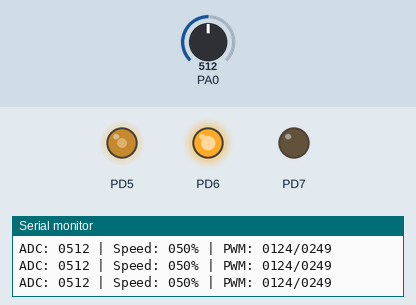
Simulated run of this program. Board: ATmega32, built with avr-gcc and emulated at 16 MHz. On the bench: output pins drawn as LEDs (lit = HIGH), the last lines printed to the serial monitor. The inputs (shaded band) are chosen by the test bench; at power-on: PA0 = 512.

Above: at 1.2 s.
1.3 s: PA0 set to 716
At 2.1 s:
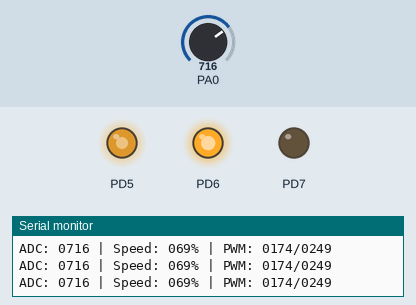
2.8 s: PA0 set to 900
At 4.2 s:
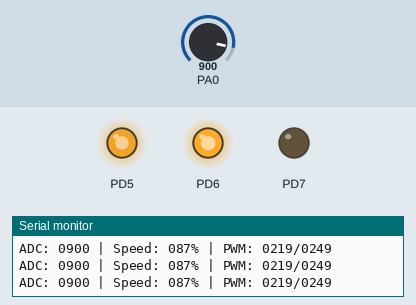
4.5 s: PA0 set to 122
At 5.5 s:
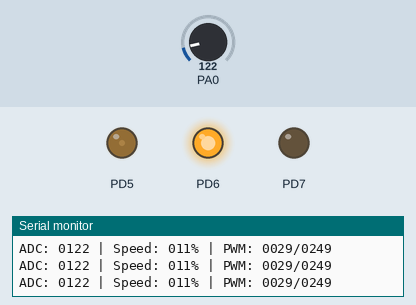
6.2 s: PA0 set to 0
At 7.6 s:
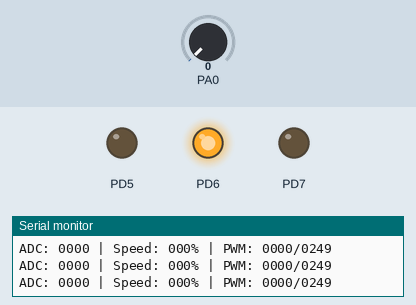
7.9 s: PA0 set to 511
At 8.9 s:
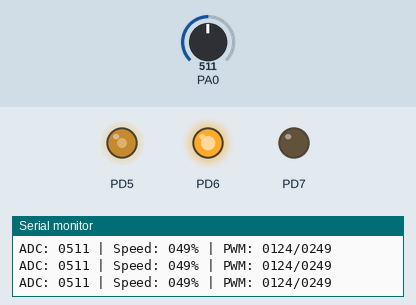
Timing chart, 0 to 10.6 s (numbered marks = the images above; inputs shaded):
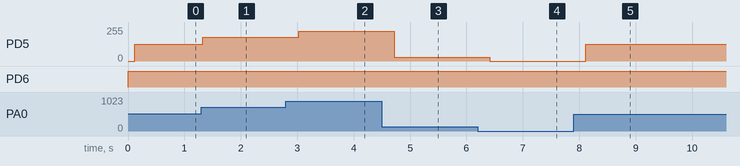

The program:

main.c
```c
#ifndef F_CPU
#define F_CPU 16000000UL
#endif

#include <avr/io.h>
#include <util/delay.h>
#include <stdio.h>
#include <stdlib.h>

#define BAUD_RATE 9600
#define MY_UBRR ((F_CPU / (16UL * BAUD_RATE)) - 1)

void ADC_init(void) {
	ADMUX = (1 << REFS0);
	ADCSRA = (1 << ADEN) | (1 << ADPS2) | (1 << ADPS1) | (1 << ADPS0);
	ADCSRA |= (1 << ADSC);
	while (ADCSRA & (1 << ADSC));
}

uint16_t ADC_read(uint8_t channel) {
	ADMUX = (ADMUX & 0xF0) | (channel & 0x0F);
	ADCSRA |= (1 << ADSC);
	while (ADCSRA & (1 << ADSC));
	return ADCW;
}

void PWM_init(void) {
	DDRD |= (1 << PD5);
	TCCR1A = (1 << COM1A1) | (1 << WGM11);
	TCCR1B = (1 << WGM13) | (1 << WGM12);
	TCCR1B |= (1 << CS11) | (1 << CS10);
	ICR1 = 249;
	OCR1A = 0;
}

void UART_init(void) {
	UBRRH = (unsigned char)(MY_UBRR >> 8);
	UBRRL = (unsigned char)MY_UBRR;
	UCSRB = (1 << RXEN) | (1 << TXEN);
	UCSRC = (1 << URSEL) | (1 << UCSZ1) | (1 << UCSZ0);
}

void UART_transmit(unsigned char data) {
	while (!(UCSRA & (1 << UDRE)));
	UDR = data;
}

void UART_send_string(const char* str) {
	while(*str) {
		UART_transmit(*str++);
	}
}

int main(void) {
	uint16_t adc_raw_value;
	uint16_t pwm_duty_value;
	uint8_t speed_percentage;
	char output_buffer[40];

	DDRD |= (1 << PD6) | (1 << PD7);
	PORTD |= (1 << PD6);
	PORTD &= ~(1 << PD7);

	ADC_init();
	PWM_init();
	UART_init();

	UART_send_string("DC Motor Speed Control Started.\r\n");
	UART_send_string("Potentiometer Controls Speed (0-100%).\r\n");
	UART_send_string("---------------------------------------\r\n");

	while(1) {
		adc_raw_value = ADC_read(0);
		pwm_duty_value = (uint16_t)(((long)adc_raw_value * ICR1) / 1023);
		OCR1A = pwm_duty_value;
		speed_percentage = (uint8_t)(((long)adc_raw_value * 100) / 1023);
		sprintf(output_buffer, "ADC: %04u | Speed: %03u%% | PWM: %04u/%04u\r\n",
		adc_raw_value, speed_percentage, pwm_duty_value, ICR1);
		UART_send_string(output_buffer);
		_delay_ms(200);
	}

	return 0;
}
```

Measured:
- after the input at 1.3 s, PD5: 127/255 → 178/255 at once
- after the input at 2.8 s, PD5: 178/255 → 224/255 after 0.22 s
- after the input at 4.5 s, PD5: 224/255 → 30/255 after 0.22 s
- after the input at 6.2 s, PD5: 30/255 → 0/255 after 0.22 s
- after the input at 7.9 s, PD5: 0/255 → 127/255 after 0.21 s
